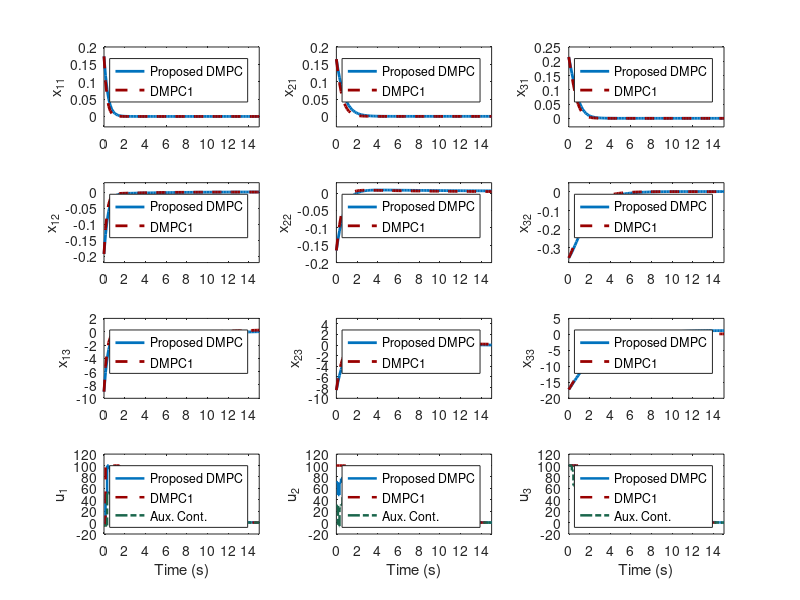
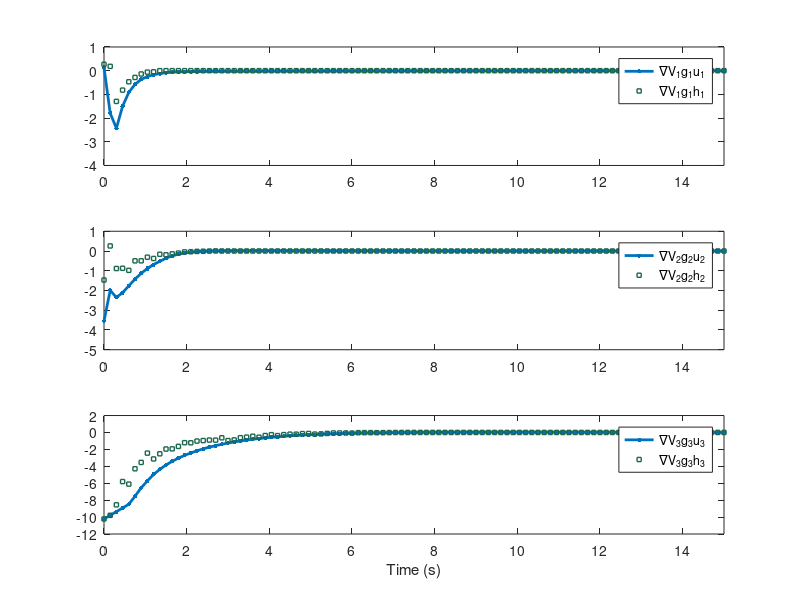

These charts were generated, in order, by the following MATLAB code:
clear all;
close all;
load mpc5
t=t*15;
c1=[0.6,0.0,0.0];
c2=[0.1,0.4,0.3];
tfinal=15;
w=1.8;
w1=2;
figure
subplot(4,3,1),plot(t,dx1,'linewidth',w1)
hold on;
plot(t,cx1,'linewidth',w1,'LineStyle','--','Color',c1)
ylabel('x_{11}');
legend('Proposed DMPC','DMPC1');
axis([0 tfinal -0.03 0.2])

subplot(4,3,4),plot(t,dx2,'linewidth',w1)
hold on;
plot(t,cx2,'linewidth',w1,'LineStyle','--','Color',c1)
ylabel('x_{12}');
legend('Proposed DMPC','DMPC1');
 axis([0 tfinal -0.22 0.03])


subplot(4,3,7),plot(t,dx3,'linewidth',w1)
hold on;
plot(t,cx3,'linewidth',w1,'LineStyle','--','Color',c1)
ylabel('x_{13}');
legend('Proposed DMPC','DMPC1');
axis([0 tfinal -10 2])

%%
su1=su1-su1(101);
du1=du1-du1(101);
du2=du2-du2(101);
su2=su2-su2(101);
du3=du3-du3(101);
su3=su3-su3(101);

cu1=cu1/1; du1=du1/1.1; su1=su1/1.0;
cu2=cu2/1; du2=du2/1.1;  su2=su2/1.3;
cu3=cu3/1;du3=du3/1.1; su3=su3/1.4;
ll=100;
for ii=1:length(du1)
    if du1(ii)>ll
        du1(ii)=ll;
    elseif du1(ii)<-0
            du1(ii)=0;
    end
    if cu1(ii)>ll
        cu1(ii)=ll;
    elseif cu1(ii)<-5
            cu1(ii)=-5;
    end
    if su1(ii)>ll
        su1(ii)=ll;
    elseif su1(ii)<-5
            su1(ii)=-5;
    end
%------
    if du2(ii)>ll
        du2(ii)=ll;
    end
    if cu2(ii)>ll
        cu2(ii)=ll;
    end
    if su2(ii)>ll
        su2(ii)=ll;
    end
%------
    if du3(ii)>ll
        du3(ii)=ll;
    end
    if cu3(ii)>ll
        cu3(ii)=ll;
    end
    if su3(ii)>ll
        su3(ii)=ll;
    end
end



du1=cu1 - 0.5*(cu1-du1) ;

du2=cu2 - 0.5*(cu2-du2) ;

  du3=cu3 - 0.8*(cu3-du3) ;

% 
% cu1=cu1/1; du1=du1/1.1; su1=su1/1.0;
% cu2=cu2/1; du2=du2/1.1;  su2=su2/1.3;
% cu3=cu3/1;du3=du3/1.1; su3=su3/1.4;


subplot(4,3,10),stairs(t,du1,'linewidth',w);
hold on;
stairs(t,cu1,'linewidth',w,'LineStyle','--','Color',c1);
hold on;
stairs(t,su1,'linewidth',w,'LineStyle','-.','Color',c2);
legend('Proposed DMPC','DMPC1','Aux. Cont.');
 axis([0 tfinal -20 120])
ylabel('u_1');
xlabel ('Time (s)')



%figure
subplot(4,3,2),plot(t,dx4,'linewidth',w1)
hold on;
plot(t,cx4,'linewidth',w1,'LineStyle','--','Color',c1)
ylabel('x_{21}');
legend('Proposed DMPC','DMPC1');
axis([0 tfinal -0.03 0.2])

subplot(4,3,5),plot(t,dx5,'linewidth',w1)
hold on;
plot(t,cx5,'linewidth',w1,'LineStyle','--','Color',c1)
ylabel('x_{22}');
legend('Proposed DMPC','DMPC1');
axis([0 tfinal -0.2 0.03])

subplot(4,3,8),plot(t,dx6,'linewidth',w1)
hold on;
plot(t,cx6,'linewidth',w1,'LineStyle','--','Color',c1)
ylabel('x_{23}');
legend('Proposed DMPC','DMPC1');
axis([0 tfinal -10 5])

subplot(4,3,11),stairs(t,du2,'linewidth',w);
hold on;
stairs(t,cu2,'linewidth',w,'LineStyle','--','Color',c1);
hold on;
stairs(t,su2,'linewidth',w,'LineStyle','-.','Color',c2);
legend('Proposed DMPC','DMPC1','Aux. Cont.');
 axis([0 tfinal -20 120])
ylabel('u_2');
xlabel ('Time (s)')


%figure
subplot(4,3,3),plot(t,dx7,'linewidth',w1)
hold on;
plot(t,cx7,'linewidth',w1,'LineStyle','--','Color',c1)
ylabel('x_{31}');
legend('Proposed DMPC','DMPC1');
axis([0 tfinal -0.03 0.25])

subplot(4,3,6),plot(t,dx8,'linewidth',w1)
hold on;
plot(t,cx8,'linewidth',w1,'LineStyle','--','Color',c1)
ylabel('x_{32}');
legend('Proposed DMPC','DMPC1');
axis([0 tfinal -0.38 0.05])

subplot(4,3,9),plot(t,dx9,'linewidth',w1)
hold on;
plot(t,cx9,'linewidth',w1,'LineStyle','--','Color',c1)
ylabel('x_{33}');
legend('Proposed DMPC','DMPC1');
axis([0 tfinal -20 5])

subplot(4,3,12),stairs(t,du3,'linewidth',w);
hold on;
stairs(t,cu3,'linewidth',w,'LineStyle','--','Color',c1);
hold on;
stairs(t,su3,'linewidth',w,'LineStyle','-.','Color',c2);
legend('Proposed DMPC','DMPC1','Aux. Cont.');
 axis([0 tfinal -20 120])

% axis([0 tfinal -50 600])
ylabel('u_3');
xlabel ('Time (s)')

%%
%close all
w=1;
w1=2;
figure(2)
subplot(3,1,1)
c=2*0.1/13.41/2.5;
hold off;
plot(t,c* dx3.*du1 ,'.-','linewidth',w1,'MarkerSize',10);hold on;
plot(t,c*dx3.*su1','s','linewidth',w,'Color',c2,'MarkerSize',3);
axis([0 tfinal -4 1]);
legend('\nablaV_1g_1u_1','\nablaV_1g_1h_1');
%xlabel ('Time (s)')


subplot(3,1,2)
c=2*0.1/13.5/2.5;
hold off;
plot(t,c*dx6.*du2, '.-','linewidth',w1,'MarkerSize',10);hold on;
plot(t,c*dx6.*su2','s','linewidth',w,'Color',c2,'MarkerSize',3);
axis([0 tfinal -5 1]);
legend('\nablaV_2g_2u_2','\nablaV_2g_2h_2');
%xlabel ('Time (s)')


subplot(3,1,3)
c=2*0.1/27/0.5/2.5;
hold off;

plot(t,c*dx9.*du3 ,'.-','linewidth',w1,'MarkerSize',10);hold on;
plot(t,c*dx9.*su3','s','linewidth',w,'Color',c2,'MarkerSize',3);
axis([0 tfinal -12 2]);
legend('\nablaV_3g_3u_3','\nablaV_3g_3h_3');

%ylabel('\nablaV_3g_3u_3')

%legend('Proposed DMPC','Aux');
xlabel ('Time (s)')
%%
jd(1)=dx1'*dx1*1.15 + dx2'*dx2*1.15 + 0.15*dx3'*dx3 + 0.001*du1'*du1
jc(1)=cx1'*cx1*1.15 + cx2'*cx2*1.15 + 0.15*cx3'*cx3 + 0.001*cu1'*cu1

jd(2)=dx4'*dx4*1.2 + dx5'*dx5*1.2 + 0.18*dx6'*dx6 + 0.001*du2'*du2
jc(2)=cx4'*cx4*1.2 + cx5'*cx5*1.2 + 0.18*cx6'*cx6 + 0.001*cu2'*cu2



jd(3)=dx7'*dx7*1.5 + dx8'*dx8*1.5 + 0.2*dx9'*dx6 + 0.001*du3'*du3
jc(3)=cx7'*cx7*1.5 + cx8'*cx8*1.5 + 0.2*cx9'*cx6 + 0.001*cu3'*cu3
jd=[];jc=[];
jd=[ 128.46  148.83  212.96];
jc =[134.46 153.67  216.17 ];

(jd-jc)./jc*100
sum(jd)
sum(jc)
(sum(jd)-sum(jc))/sum(jc)*100
